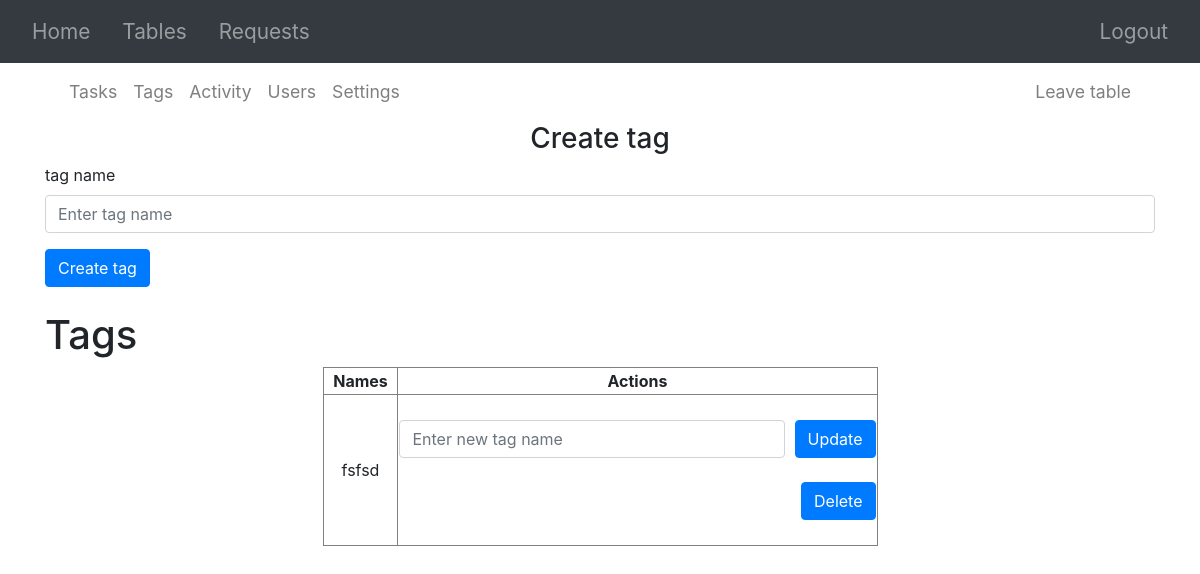
The app's page /tables/1/tags (signed in), older data.
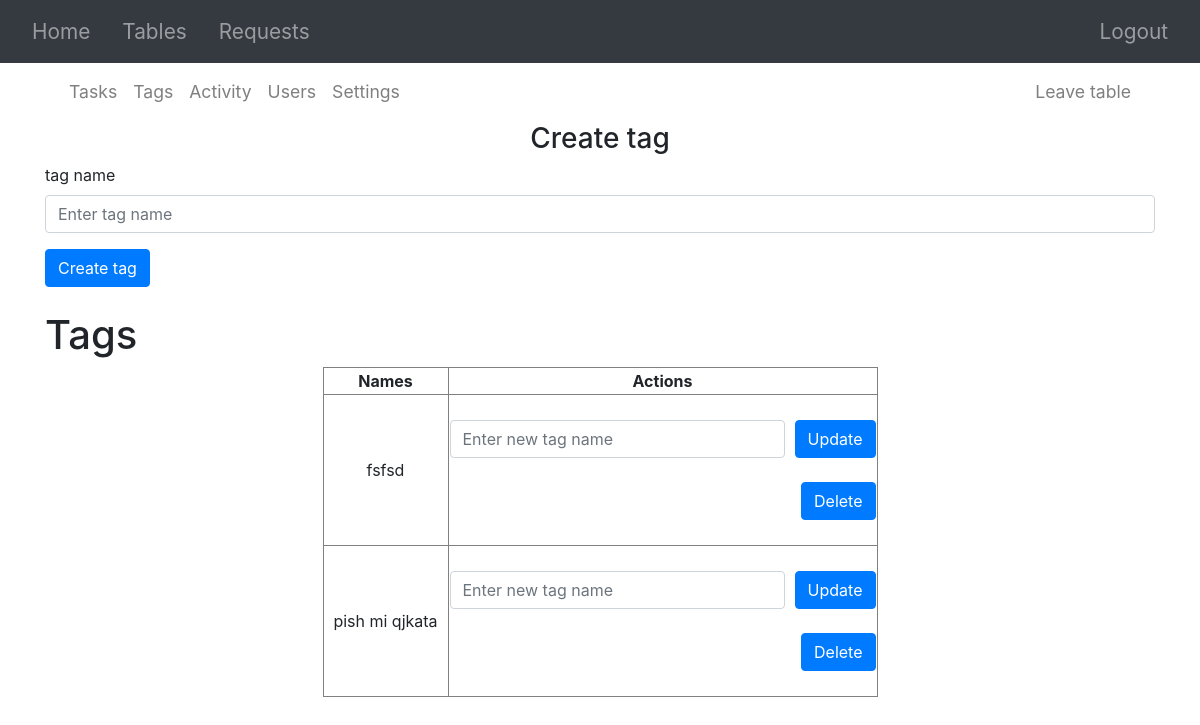
The same page, newer data.
### src/models.py (models this page shows)
class Tag(db.Model):
    id: Mapped[int] = mapped_column(primary_key=True)
    name: Mapped[str] = mapped_column(String(15))
    table_id: Mapped[int] = mapped_column(ForeignKey('table.id'))
    tasks: Mapped[list['Task']] = relationship(back_populates='tag')

### src/routes/tags.py (the view)
@tags_bp.route('/tables/<int:table_id>/tags')
@login_required
def tags(table_id):
    table = db.get_or_404(Table, table_id)
    user_id = current_user.id
    db.get_or_404(UserTable, [user_id, table_id])
    tags = db.get_or_404(Table, table_id).tags
    return render_template('tags.html', user=current_user, table=table, tags=tags)

### src/templates/tags.html (shortened to what this page needs)
{% extends "base.html" %}
{% import "macros.html" as macro %}
{% block content %}
{{ macro.in_table(table) }}
    <form action="/tables/{{ table.id }}/create-tag" method="POST" autocomplete="off">
        <h3 align="center">Create tag</h3>
        <div class="form-group">
          <label for="tag_name">tag name</label>
          <input
            type="text"
            class="form-control"
            id="tag_name"
            name="tag_name"
            placeholder="Enter tag name"
          />
        </div>
        <button type="submit" class="btn btn-primary">Create tag</button>
      </form>
      <br/>
    <h1>Tags</h1>
<table border="1" style="width: 50%; margin: 0 auto; text-align: center; border-collapse: collapse;">
    <thead>
        <th>Names</th>
        <th>Actions</th>
    </thead>
    <tbody>
        {% for tag in tags %}
        <tr>
            <td>{{ tag.name }}</td>
            <td>
                <br/>
                <form action="/tables/{{ table.id }}/update-tag" method="POST" style="display: flex; align-items: left; gap: 10px;" autocomplete="off">
                    <input
                    type="text"
                    class="form-control"
                    id="new_tag_name"
                    name="new_tag_name"
                    placeholder="Enter new tag name"
                    />
                    <button type="submit" class="btn btn-primary" value="{{ tag.id }}" id="tag_id" name="tag_id">Update</button>
                </form>
                <br/>
                <form action="/tables/{{ table.id }}/delete-tag" method="POST" style="display: flex; align-items: center; gap: 10px; justify-content: flex-end;">
                    <button type="submit" class="btn btn-primary" value="{{ tag.id }}" id="tag_id" name="tag_id">Delete</button>
                </form>
                <br/>
            </td>
        </tr>
        {% endfor %}
    </tbody>
</table>
{% endblock %}

### src/templates/base.html (shortened to what this page needs)
<!DOCTYPE html>
<html>
  <head>
    <link
      rel="stylesheet"
      href="https://stackpath.bootstrapcdn.com/bootstrap/4.4.1/css/bootstrap.min.css"
    />
    <link
      rel="stylesheet"
      href="https://stackpath.bootstrapcdn.com/font-awesome/4.7.0/css/font-awesome.min.css"
    />
  </head>
  <body>
    <nav class="navbar navbar-expand-lg navbar-dark bg-dark">
      <div class="collapse navbar-collapse" id="navbar">
        <div class="navbar-nav" >
          {% if user.is_authenticated %}
          <a class="nav-item nav-link px-3" id="home" href="/" style="font-size: 1.3rem;">Home</a>
          <a class="nav-item nav-link px-3" id="tables" href="/tables" style="font-size: 1.3rem;">Tables</a>
          <a class="nav-item nav-link px-3" id="requests" href="/requests" style="font-size: 1.3rem;">Requests</a>
          {% else %}
          <a class="nav-item nav-link px-3" id="login" href="/login" style="font-size: 1.3rem;">Login</a>
          <a class="nav-item nav-link px-3" id="signUp" href="/sign-up" style="font-size: 1.3rem;">Sign Up</a>
          {% endif %}
        </div>
        {% if user.is_authenticated %}
        <div class="navbar-nav ml-auto">
          <a class="nav-item nav-link px-3" id="logout" href="/logout" style="font-size: 1.3rem;">Logout</a>
        </div>
        {% endif %}
      </div>
    </nav>
    <div class="container">{% block content %} {% endblock %}</div>
  </body>
</html>

### src/templates/macros.html (shortened to what this page needs)
{% macro in_table(table)%}
<nav class="navbar navbar-expand-lg navbar-light">
    <div class="collapse navbar-collapse" id="navbar2">
      <div class="navbar-nav" >
        <a class="nav-item nav-link" id="tasks" href="/tables/{{table.id}}" style="font-size: 1.1rem;">Tasks</a>
        <a class="nav-item nav-link" id="tags" href="/tables/{{table.id}}/tags" style="font-size: 1.1rem;">Tags</a>
        <a class="nav-item nav-link" id="activity" href="/tables/{{table.id}}/activity" style="font-size: 1.1rem;">Activity</a>
        <a class="nav-item nav-link" id="users" href="/tables/{{table.id}}/users" style="font-size: 1.1rem;">Users</a>
        <a class="nav-item nav-link" id="settings" href="/tables/{{table.id}}/settings" style="font-size: 1.1rem;">Settings</a>
      </div>
      <div class="navbar-nav ml-auto" >
        <a class="nav-item nav-link" id="endSession" href="/tables" style="font-size: 1.1rem;">Leave table</a>
      </div>
    </div>
  </nav>
{%- endmacro %}

Row changes from the older to the newer data that the page shows:
added Tag: name "pish mi qjkata", {{ tag.id }} 2 (drawn)
